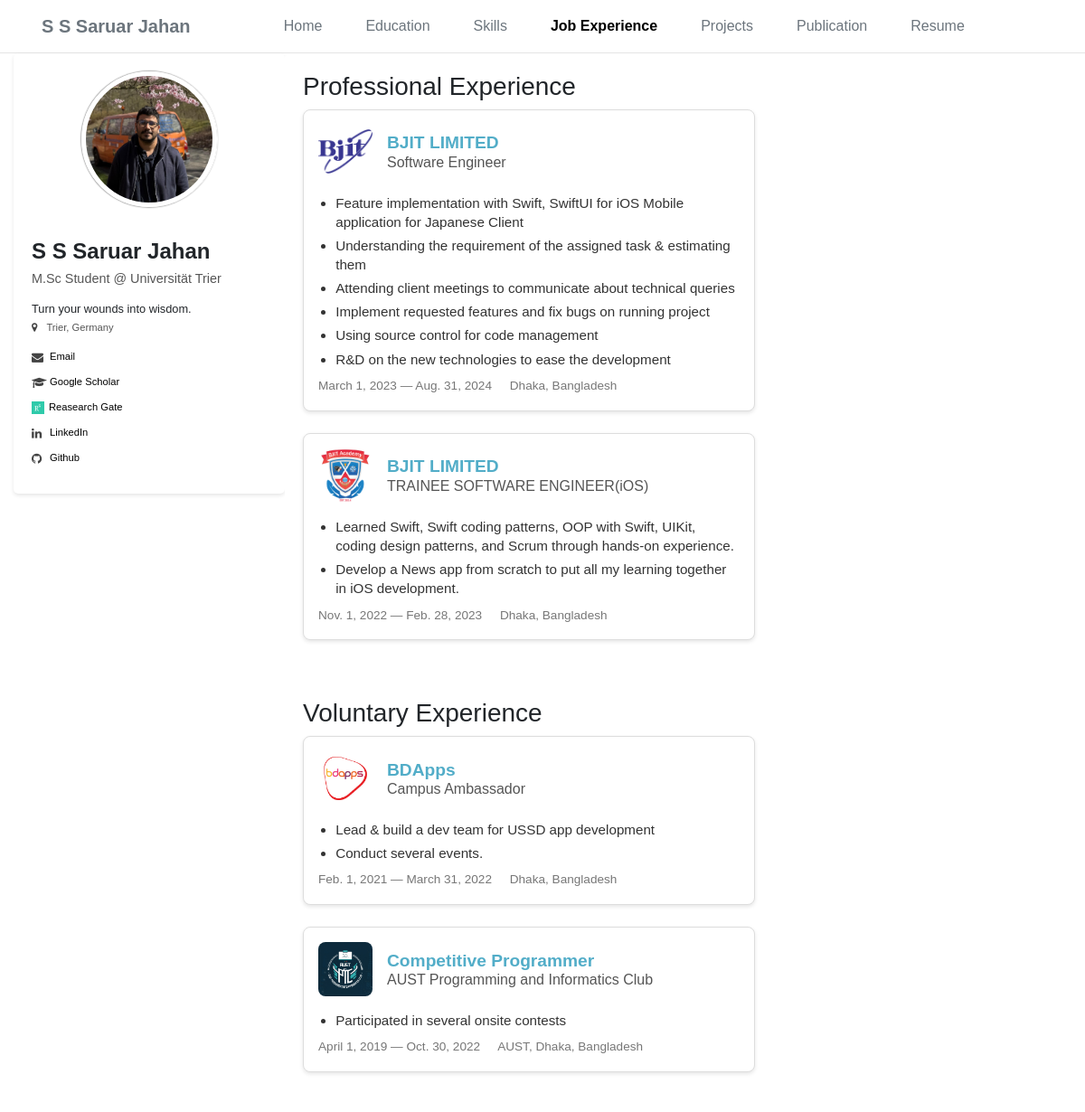
Screenshot of /job_experience/ with the database file from the repository.
### portfolio/models.py (models this page shows, shortened)
class HomeSidebarInfo(models.Model):
    interestText = models.CharField(max_length=300)
    locaionText = models.CharField(max_length=300)
    emailText = models.EmailField(("example@gmail.com"), max_length=254)
    googleScholarLink = models.CharField(max_length=300)
    linkedInLink = models.CharField(max_length=300)
    twitterLink = models.CharField(max_length=300)
    githubLink = models.CharField(max_length=300)
    orcidLink = models.CharField(max_length=300)
    researchGateLink = models.CharField(max_length=300)

class JobExperienceItem(models.Model):
    title = models.CharField(max_length=100)
    company = models.CharField(max_length=100)
    company_logo = models.ImageField(upload_to='company_icons/')
    company_link = models.URLField(
        max_length=200,
        validators=[URLValidator()],
        blank=True,
        null=True
    )
    department = models.CharField(max_length=50, blank=True, null=True)
    location = models.CharField(max_length=100, blank=True, null=True)
    start_date = models.DateField()
    end_date = models.DateField(blank=True, null=True)
    currently_working = models.BooleanField(default=False)
    isVoluntary = models.BooleanField(default=False)
    description = models.TextField()

### portfolio/views.py (the view)
# urls.py: path("job_experience/", views.job_experience, name="job_experience"),
def job_experience(request):
    positions = JobExperienceItem.objects.all()
    return render(request, "job_experience.html", {'positions': positions})

### portfolio/context_processors.py (called while the page is built)
def global_settings(request):
    from .models import HomeSidebarInfo
    sideBarItem = HomeSidebarInfo.objects.first
    return {
        'sideBarItem': sideBarItem
    }

### portfolio/templates/job_experience.html (shortened to what this page needs)
{% extends 'base.html' %}
{% load static %}
{% block extra_css %}
  <link rel="stylesheet" href="{% static 'css/job_experience.css' %}" />
{% endblock %}
{% block content %}
    <div class="main-content">
      <h3>Professional Experience</h3>
      {% for position in positions %}
        {% if position.isVoluntary is False %}
          <div class="container p-0">
            <div class="position-card">
              <div class="position-card-header">
                <img class="company-logo" src="{% static 'icons/'|add:position.company_logo.url %}" alt="Logo for {{ position.company }} displayed next to the job title in a professional setting" class="company-logo" />
                <div class="company-info">
                  <a class="styled-link" href="{{ position.company_link }}"><h2 class="company-name">{{ position.company }}</h2></a>
                  <h3 class="position-title">{{ position.title }}</h3>
                </div>
              </div>
              <div class="position-card-body">
                <ul class="position-description">
                  {% for line in position.description.splitlines %}
                    <li>{{ line }}</li>
                  {% endfor %}
                </ul>
                <div class="position-meta">
                  <span class="position-dates">{{ position.start_date }} — {{ position.end_date }}</span>
                  {% if position.location %}
                    <span class="position-location">{{ position.location }}</span>
                  {% endif %}
                </div>
              </div>
            </div>
          </div>
        {% endif %}
      {% endfor %}
    </div>
    <div class="main-content">
      <h3>Voluntary Experience</h3>
      {% for position in positions %}
        {% if position.isVoluntary is True %}
          <div class="container p-0">
            <div class="position-card">
              <div class="position-card-header">
                <img class="company-logo" src="{% static 'icons/'|add:position.company_logo.url %}" alt="Logo for {{ position.company }} displayed next to the job title in a professional setting" class="company-logo" />
                <div class="company-info">
                  <a class="styled-link" href="{{ position.company_link }}"><h2 class="company-name">{{ position.company }}</h2></a>
                  <h3 class="position-title">{{ position.title }}</h3>
                </div>
              </div>
              <div class="position-card-body">
                <ul class="position-description">
                  {% for line in position.description.splitlines %}
                    <li>{{ line }}</li>
                  {% endfor %}
                </ul>
                <div class="position-meta">
                  <span class="position-dates">{{ position.start_date }} — {{ position.end_date }}</span>
                  {% if position.location %}
                    <span class="position-location">{{ position.location }}</span>
                  {% endif %}
                </div>
              </div>
            </div>
          </div>
        {% endif %}
      {% endfor %}
    </div>
{% endblock %}

### portfolio/templates/base.html (shortened to what this page needs)
{% load static %}
<!DOCTYPE html>
<html lang="en">
  <head>
    {% block extra_css %}
    {% endblock %}
    <link rel="stylesheet" href="https://cdnjs.cloudflare.com/ajax/libs/font-awesome/4.7.0/css/font-awesome.min.css" />
    <link rel="stylesheet" href="https://cdn.jsdelivr.net/npm/bootstrap-icons@1.11.3/font/bootstrap-icons.min.css" />
    <link rel="stylesheet" href="https://stackpath.bootstrapcdn.com/bootstrap/4.3.1/css/bootstrap.min.css" rel="stylesheet" />
    <link rel="stylesheet" href="{% static 'css/base.css' %}" />
  </head>
  <body>
    <div class="container-fluid">
      <nav class="navbar navbar-expand-xl bg-body-tertiary">
        <div class="container-fluid d-flex justify-content-between">
          <a class="navbar-brand text-secondary" href="{% url 'home' %}"><b>S S Saruar Jahan</b></a>
          <div class="collapse navbar-collapse justify-content-center" id="navbarNav">
            <div class="navbar-nav">
              <a class="nav-link text-secondary mx-3 {% if request.resolver_match.url_name == 'home' %} active{% endif %}" href="{% url 'home' %}">Home</a>
              <a class="nav-link text-secondary mx-3 {% if request.resolver_match.url_name == 'education' %} active{% endif %}" href="{% url 'education' %}" href="{% url 'education' %}">Education</a>
              <a class="nav-link text-secondary mx-3 {% if request.resolver_match.url_name == 'skill' %} active{% endif %}" href="{% url 'skill' %}" href="{% url 'skill' %}">Skills</a>
              <a class="nav-link text-secondary mx-3 {% if request.resolver_match.url_name == 'job_experience' %} active{% endif %}" href="{% url 'job_experience' %}" href="{% url 'job_experience' %}«" href="{% url 'job_experience' %}">Job Experience</a>
              <a class="nav-link text-secondary mx-3 {% if request.resolver_match.url_name == 'project' %} active{% endif %}" href="{% url 'project' %}" href="{% url 'project' %}">Projects</a>
              <a class="nav-link text-secondary mx-3  {% if request.resolver_match.url_name == 'publication' %} active{% endif %}" href="{% url 'publication' %}">Publication</a>
              <a class="nav-link text-secondary mx-3  {% if request.resolver_match.url_name == 'resume' %} active{% endif %}" href="{% url 'resume' %}">Resume</a>
            </div>
          </div>
        </div>
      </nav>
    </div>
    <div class="container-fluid">
      <div class="row flex-column flex-md-row">
        <div class="col-12 col-lg-3">
          <div class="profile-sidebar " id="profile-sidebar">
            <div class="profile-header">
              <div class="profile-image">
                <img class="double-bordered-circle" src="{% static 'Assests/saruar.jpg' %}" alt="Profile Picture" class="profile-img" />
              </div>
            </div>
            <div style="display: flex; flex-direction: row;">
              <div class="profile-info">
                <h5 class="profile-name"><b>S S Saruar Jahan</b></h5>
                <p class="profile-title">M.Sc Student @ Universität Trier</p>
                <small>{{ sideBarItem.interestText }}</small>
              </div>
            </div>
            <div class="profile-details">
              <div class="location-info">
                <i class="fa fa-map-marker"></i>
                <span>{{ sideBarItem.locaionText }}</span>
              </div>
              <div class="profile-links">
                <div class="link-item">
                  <i class="fa fa-envelope"></i>
                  <a href="mailto:{{ sideBarItem.emailText }}">Email</a>
                </div>
                <div class="link-item">
                  <i class="fa fa-graduation-cap"></i>
                  <a href="{{ sideBarItem.googleScholarLink }}" target="_blank">Google Scholar</a>
                </div>
                <div class="link-item">
                  <img src="{% static 'icons/researchgate_icon.png' %}" alt="" class="follow-icon" style="margin-right: 5px;" />
                  <a href="{{ sideBarItem.researchGateLink }}" target="_blank">Reasearch Gate</a>
                </div>
                <div class="link-item">
                  <i class="fa fa-linkedin"></i>
                  <a href="{{ sideBarItem.linkedInLink }}" target="_blank">LinkedIn</a>
                </div>
                <div class="link-item">
                  <i class="fa fa-github"></i>
                  <a href="{{ sideBarItem.githubLink }}" target="_blank">Github</a>
                </div>
              </div>
            </div>
          </div>
        </div>
        <div class="col-12 col-lg-8">
          {% block content %}
          {% endblock %}
        </div>
      </div>
    </div>
  </body>
</html>

### static/css/job_experience.css (style rules this page uses)
.position-card { border: 1px solid #ddd; border-radius: 8px; padding: 1rem; margin-bottom: 1.5rem; max-width: 800px; width: 500px; box-shadow: 0 2px 4px rgba(0,0,0,0.1); background: #fff; display: inline; }
.position-card-header { display: flex; align-items: center; margin-bottom: 1rem; }
.company-logo { width: 60px; height: 60px; object-fit: contain; margin-right: 1rem; border-radius: 8px; }
.company-info { flex: 1; }
.company-name { margin: 0; font-size: 1.2rem; font-weight: bold; }
.position-title { margin: 0; font-size: 1rem; color: #555; }
.position-card-body { font-size: 0.95rem; color: #333; }
.position-description { margin: 0 0 0.5rem 1.2rem; padding: 0; }
.position-description li { margin-bottom: 0.3rem; line-height: 1.4; }
.position-meta { font-size: 0.85rem; color: #777; }
.position-meta span { margin-right: 1rem; }

### static/css/base.css (style rules this page uses)
.active { font-weight: bold; color: black !important; }
* { margin: 0; padding: 0; box-sizing: border-box; }
body { font-family: Arial, sans-serif; line-height: 1.6; }
.container { display: flex; margin: 0; }
.main-content { flex: 1; padding: 20px; display: block; }
.follow-icon { width: 14px; height: 14px; color: gray; }
.profile-sidebar { width: 300px ; padding: 20px; position: sticky; border-radius: 5px; background-color: #fff; box-shadow: 0 2px 4px rgba(0, 0, 0, 0.1); margin-right: 20px; overflow-y: auto; align-self: flex-start; top: 20px; }
.profile-header { display: flex; flex-direction: column; align-items: center; margin-bottom: 20px; text-align: center; }
.profile-image { width: 150px; height: 150px; margin-bottom: 15px; border-radius: 50%; border: 5px solid #ffffff; box-shadow: 1px 0 0 0 #fff, 0 0 2px 0 #080808; overflow: hidden; }
.profile-image img { width: 100%; height: 100%; object-fit: cover; }
.profile-name { font-size: 1.5rem; font-weight: bold; margin: 0 0 5px 0; }
.profile-title { font-size: 0.9rem; color: #555; margin: 0 0 10px 0; line-height: 1.4; }
.location-info { display: flex; align-items: center; margin-bottom: 15px; font-size: 0.7rem; color: #555; }
.location-info i { margin-right: 10px; color: #444; }
.profile-links { display: flex; flex-direction: column; }
.link-item { display: flex; align-items: center; margin-bottom: 10px; font-size: small; }
.link-item i { width: 20px; color: #444; }
.link-item a { color: black; text-decoration: none; font-size: 0.7rem; }
.main-content { flex: 1; padding: 20px; background-color: #fff; border-radius: 5px; height: auto; overflow-y: auto; }
.styled-link { color: #52adc8; text-decoration: none; }

### rows the page displays
HomeSidebarInfo: interestText "Turn your wounds into wisdom.", locaionText "Trier, Germany"
JobExperienceItem: company_logo (picture), company "BJIT LIMITED", title "Software Engineer", splitlines "Feature implementation with Swift, SwiftUI for iOS Mobile application for Japanese Client" "Understanding the requirement of the assigned task & estimating them" "Attending client meetings to communicate about technical queries" "Implement requested features and fix bugs on running project" "Using source control for code management" "R&D on the new technologies to ease the development", start_date "March 1, 2023", end_date "Aug. 31, 2024", location "Dhaka, Bangladesh"
JobExperienceItem: company_logo (picture), company "BJIT LIMITED", title "TRAINEE SOFTWARE ENGINEER(iOS)", splitlines "Learned Swift, Swift coding patterns, OOP with Swift, UIKit, coding design patterns, and Scrum through hands-on experience." "Develop a News app from scratch to put all my learning together in iOS development.", start_date "Nov. 1, 2022", end_date "Feb. 28, 2023", location "Dhaka, Bangladesh"
JobExperienceItem: company_logo (picture), company "BDApps", title "Campus Ambassador", splitlines "Lead & build a dev team for USSD app development" "Conduct several events.", start_date "Feb. 1, 2021", end_date "March 31, 2022", location "Dhaka, Bangladesh"
JobExperienceItem: company_logo (picture), company "Competitive Programmer", title "AUST Programming and Informatics Club", splitlines "Participated in several onsite contests", start_date "April 1, 2019", end_date "Oct. 30, 2022", location "AUST, Dhaka, Bangladesh"
